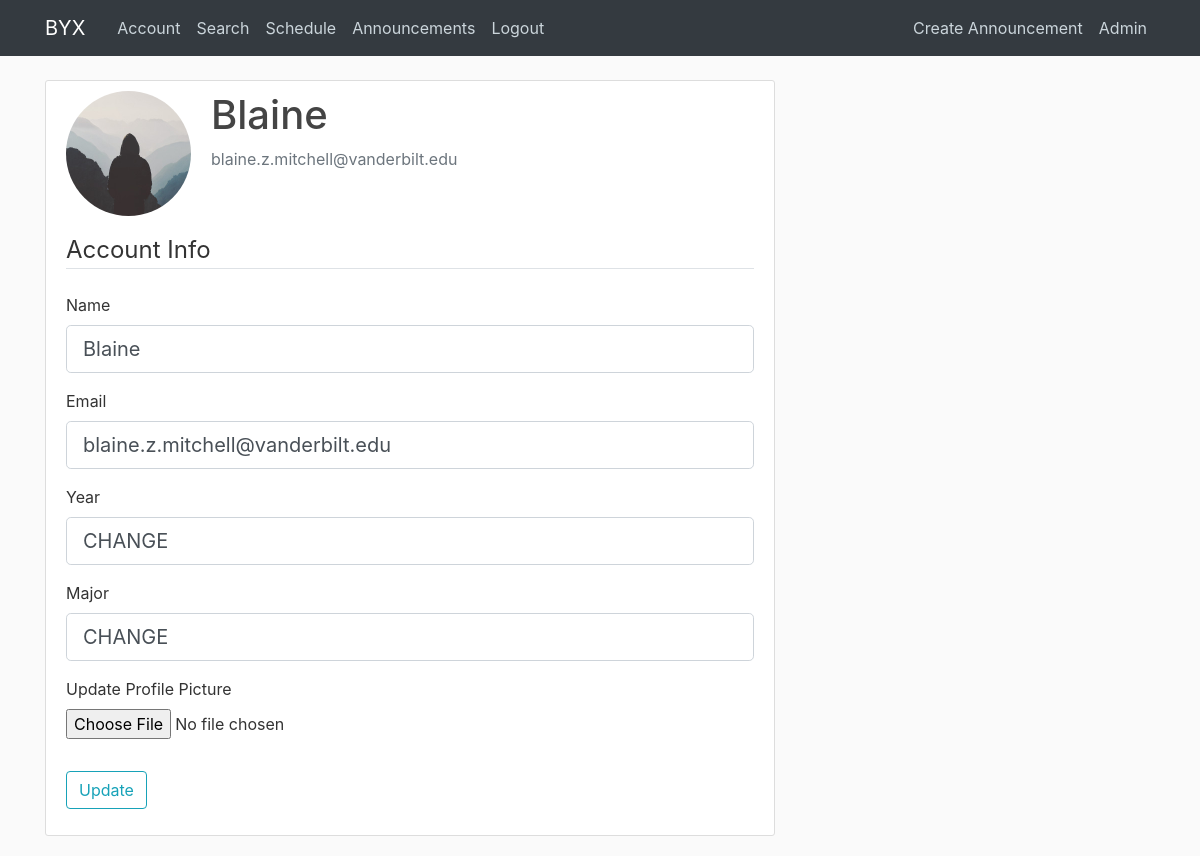
Page /account (signed in) on the earlier database version.
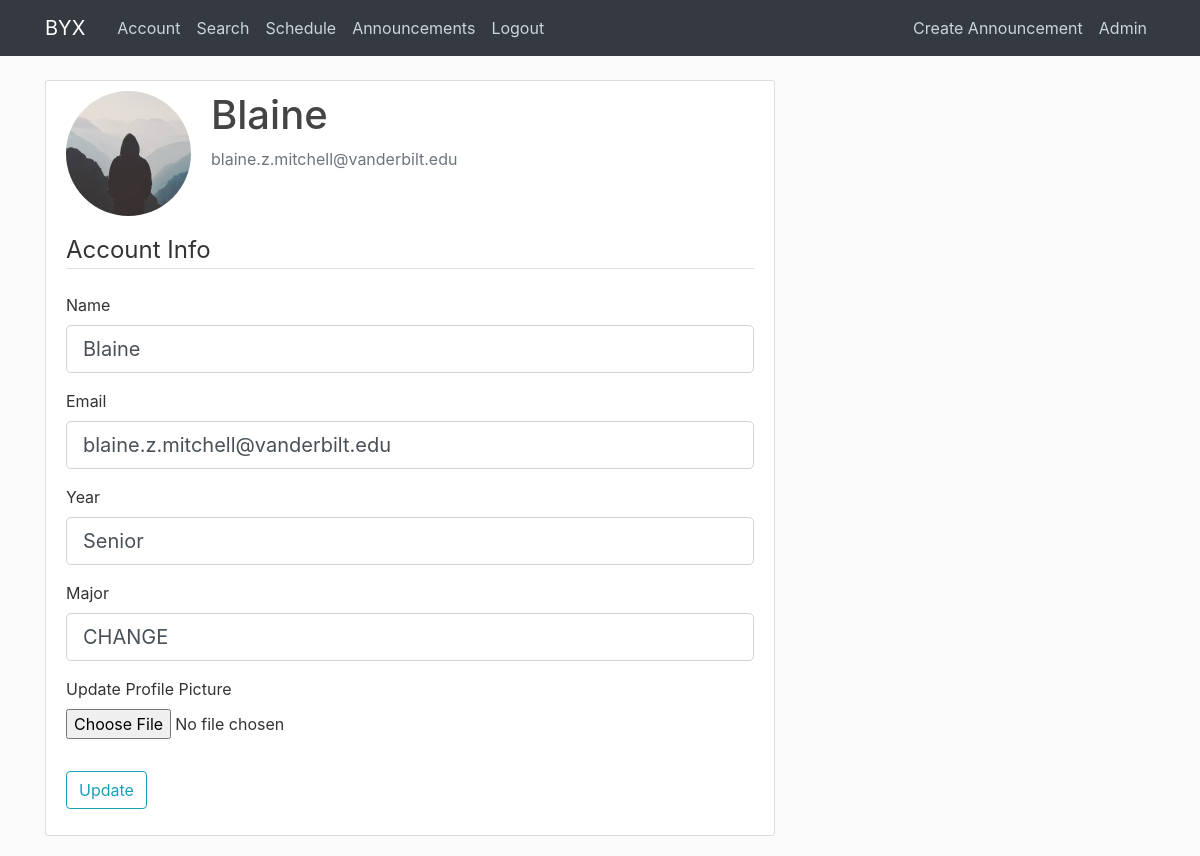
Same page on the later database version.
### Group5/models.py (models this page shows, shortened)
class User(db.Model, UserMixin):
    id = db.Column(db.Integer, primary_key=True)
    username = db.Column(db.String(20), unique=True, nullable=False)
    email = db.Column(db.String(120), unique=True, nullable=False)
    image_file = db.Column(db.String(20), nullable=False, default='default.jpg')
    password = db.Column(db.String(60), nullable=False, default='password')
    posts = db.relationship('Post', backref='author', lazy=True)
    major = db.Column(db.String(60), default="CHANGE")
    year = db.Column(db.String(60), default="CHANGE")
    is_admin = db.Column(db.Boolean, default=False)

### Group5/routes.py (the view)
@app.route("/account", methods=['GET', 'POST'])
@login_required
def account():
    form = UpdateAccountForm()
    if form.validate_on_submit():
        if form.picture.data:
            picture_file = save_picture(form.picture.data)
            current_user.image_file = picture_file
        current_user.username = form.username.data
        current_user.email = form.email.data
        current_user.major = form.major.data
        current_user.year = form.year.data
        db.session.commit()
        flash('Your account has been updated!', 'success')
        return redirect(url_for('account'))
    elif request.method == 'GET':
        form.username.data = current_user.username
        form.email.data = current_user.email
        form.year.data = current_user.year
        form.major.data = current_user.major
    image_file = url_for('static', filename='profile_pics/' + current_user.image_file)
    return render_template('account.html', title='Account',
                           image_file=image_file, form=form)

### Group5/forms.py (shortened to what this page needs)
class UpdateAccountForm(FlaskForm):
    username = StringField('Name',
                           validators=[DataRequired(), Length(min=2, max=50)])
    email = StringField('Email',
                        validators=[DataRequired(), Email()])
    picture = FileField('Update Profile Picture', validators=[FileAllowed(['jpg', 'png'])])
    year = StringField('Year', validators=[DataRequired()])
    major = StringField('Major', validators=[DataRequired()])
    is_admin = StringField('is_admin')
    submit = SubmitField('Update')

### Group5/models.py (called while the page is built)
@login_manager.user_loader
def load_user(user_id):
    return User.query.get(int(user_id))

### Group5/templates/account.html (shortened to what this page needs)
{% extends "layout.html" %}
{% block content %}
    <div class="content-section">
      <div class="media">
        <img class="rounded-circle account-img" src="{{ image_file }}">
        <div class="media-body">
          <h2 class="account-heading">{{ current_user.username }}</h2>
          <p class="text-secondary">{{ current_user.email }}</p>
        </div>
      </div>
        <form method="POST" action="" enctype="multipart/form-data">
            <fieldset class="form-group">
                <legend class="border-bottom mb-4">Account Info</legend>
                <div class="form-group">
                    {{ form.username.label(class="form-control-label") }}
                    {% if form.username.errors %}
                        {{ form.username(class="form-control form-control-lg is-invalid") }}
                        <div class="invalid-feedback">
                            {% for error in form.username.errors %}
                                <span>{{ error }}</span>
                            {% endfor %}
                        </div>
                    {% else %}
                        {{ form.username(class="form-control form-control-lg") }}
                    {% endif %}
                </div>
                <div class="form-group">
                    {{ form.email.label(class="form-control-label") }}
                    {% if form.email.errors %}
                        {{ form.email(class="form-control form-control-lg is-invalid") }}
                        <div class="invalid-feedback">
                            {% for error in form.email.errors %}
                                <span>{{ error }}</span>
                            {% endfor %}
                        </div>
                    {% else %}
                        {{ form.email(class="form-control form-control-lg") }}
                    {% endif %}
                </div>
                <div class="form-group">
                    {{ form.year.label(class="form-control-label") }}
                    {{ form.year(class="form-control form-control-lg") }}
                </div>
                <div class="form-group">
                    {{ form.major.label(class="form-control-label") }}
                    {{ form.major(class="form-control form-control-lg") }}
                </div>
                <div class="form-group">
                    {{ form.picture.label() }}
                    {{ form.picture(class="form-control-file") }}
                </div>
            </fieldset>
            <div class="form-group">
                {{ form.submit(class="btn btn-outline-info") }}
            </div>
        </form>
    </div>
{% endblock content %}

### Group5/templates/layout.html (shortened to what this page needs)
<!DOCTYPE html>
<html>
<head>
    <link rel="stylesheet" href="https://maxcdn.bootstrapcdn.com/bootstrap/4.0.0/css/bootstrap.min.css">
    <link rel="stylesheet" type="text/css" href="{{ url_for('static', filename='main.css') }}">
</head>
<body>
    <header class="site-header">
      <nav class="navbar navbar-expand-md navbar-dark bg-dark fixed-top">
        <div class="container">
          <a class="navbar-brand mr-4" href="/">BYX</a>
          <div class="collapse navbar-collapse" id="navbarToggle">
            <div class="navbar-nav mr-auto">
              {% if current_user.is_authenticated %}
                <a class="nav-item nav-link" href="{{ url_for('account') }}">Account</a>
                <a class="nav-item nav-link" href="{{ url_for('search') }}">Search</a>
                <a class="nav-item nav-link" href="{{ url_for('schedule') }}">Schedule</a>
                <a class="nav-item nav-link" href="{{ url_for('announcements') }}">Announcements</a>
                <a class="nav-item nav-link" href="{{ url_for('logout') }}">Logout</a>
              {% else %}
                <a class="nav-item nav-link" href="{{ url_for('login') }}">Login</a>
                <a class="nav-item nav-link" href="{{ url_for('register') }}">Register</a>
              {% endif %}
            </div>
            {% if current_user.is_admin %}
            <div class="navbar-nav">
              {% if current_user.is_authenticated %}
                <a class="nav-item nav-link" href="{{ url_for('new_post') }}">Create Announcement</a>
                <a class="nav-item nav-link" href="{{ url_for('Index') }}">Admin</a>
              {% endif %}
            </div>
            {% endif %}
          </div>
        </div>
      </nav>
    </header>
    <main role="main" class="container">
      <div class="row">
        <div class="col-md-8">
          {% block content %}{% endblock %}
        </div>
      </div>
    </main>
</body>
</html>

### Group5/static/main.css (style rules this page uses)
body { background: #fafafa; color: #333333; margin-top: 5rem; }
h1, h2, h3, h4, h5, h6 { color: #444444; }
.site-header .navbar-nav .nav-link { color: #cbd5db; }
.content-section { background: #ffffff; padding: 10px 20px; border: 1px solid #dddddd; border-radius: 3px; margin-bottom: 20px; }
.account-img { height: 125px; width: 125px; margin-right: 20px; margin-bottom: 16px; }
.account-heading { font-size: 2.5rem; }

Differences in the rows shown:
changed User "Blaine": year "CHANGE" → "Senior"
